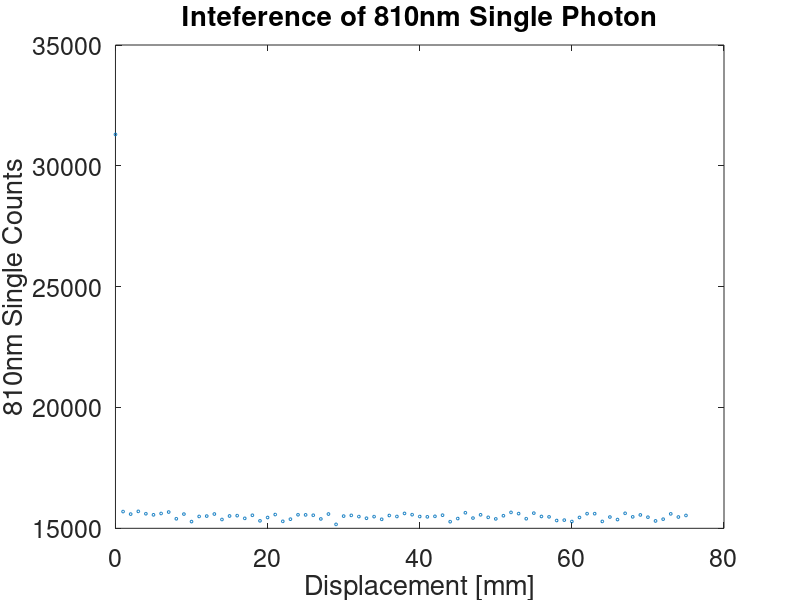
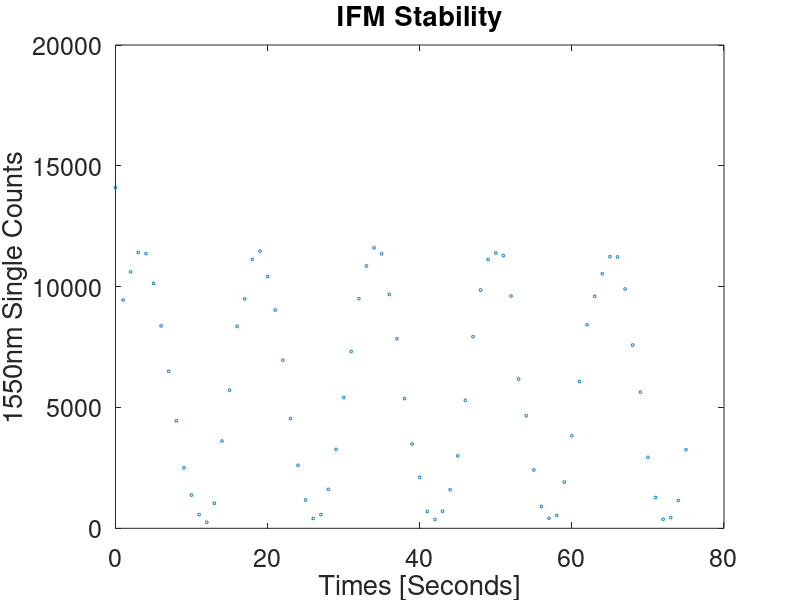
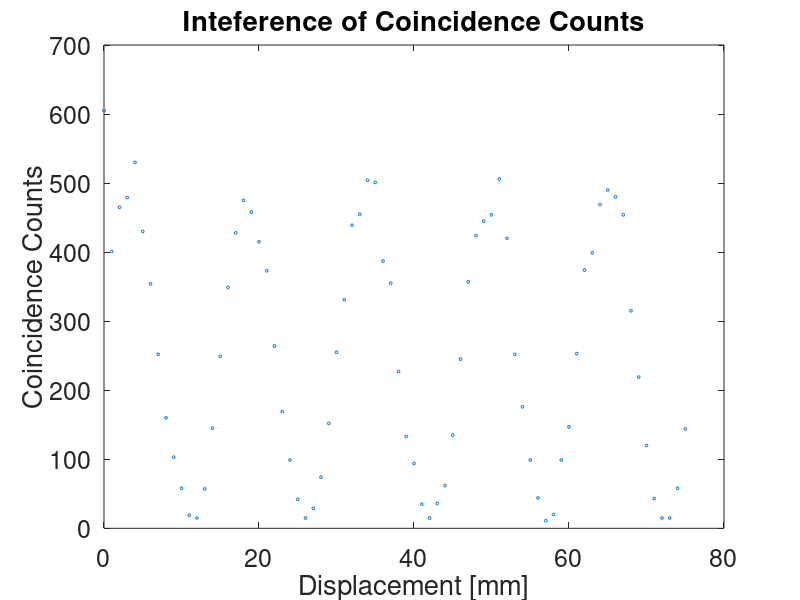
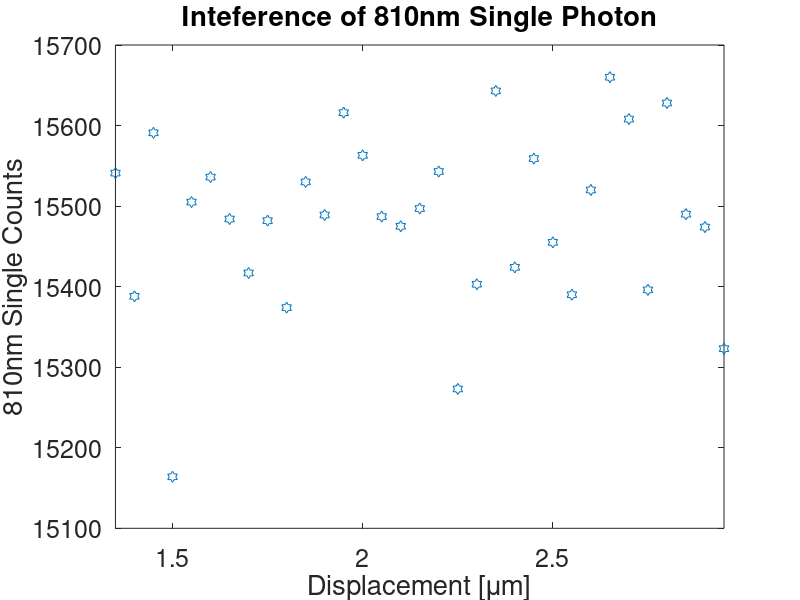

Recreate these plots in MATLAB, in order. (Note: this script raises an error after producing the figures.)
clc
clear all
close all

Data_raw = importdata('Interference_Nanomotion_IFM.dat');

%% Long Graph
noise = 1400;

size_raw = size( Data_raw );
Displacement_raw = 1*( 0:1:size_raw (1)-1 );
single_count_810 = Data_raw(:,1);
single_count_1550 = Data_raw(:,4)- noise;
coin_counts = Data_raw(:,5);
visibility_810 = ( max( single_count_810 ) - min( single_count_810 ) )/...
    ( max( single_count_810 ) + min( single_count_810 ) )
visibility_1550 = ( max( single_count_1550 ) - min( single_count_1550 ) )/...
    ( max( single_count_1550 ) + min( single_count_1550 ) )
visibility_coin = ( max( coin_counts ) - min( coin_counts ) )/...
    ( max( coin_counts ) + min( coin_counts ) )



figure(1)
plot(Displacement_raw,single_count_810,'o','Markersize',2)
ylabel('810nm Single Counts')
xlabel('Displacement [mm]')
title('Inteference of 810nm Single Photon')
set(gca,'Fontsize',18)
set(gcf,'unit','centimeter','position',[10 5 30 10])
figure(2)
plot(Displacement_raw,single_count_1550,'o','Markersize',2)
ylabel('1550nm Single Counts')
% xlabel('Displacement [mm]')
xlabel('Times [Seconds]')
% title('Inteference of 1550nm Single Photon')
title('IFM Stability')
set(gca,'Fontsize',18)
set(gcf,'unit','centimeter','position',[10 5 30 10])
figure(3)
plot(Displacement_raw,coin_counts,'o','Markersize',2)
ylabel('Coincidence Counts')
xlabel('Displacement [mm]')
title('Inteference of Coincidence Counts')
set(gca,'Fontsize',18)
set(gcf,'unit','centimeter','position',[10 5 30 10])


%% Cut Graph

num_min = 27;
num_max = 59;

size_raw = size( Data_raw );
Displacement_raw_cut = 0.05*( num_min:1:num_max );
single_count_810_cut = Data_raw(num_min:num_max,1);
single_count_1550_cut = Data_raw(num_min:num_max,4) - noise;
coin_counts_cut = Data_raw(num_min:num_max,5);
visibility_810_cut = ( max( single_count_810_cut ) - min( single_count_810_cut ) )/...
    ( max( single_count_810_cut ) + min( single_count_810_cut ) )
visibility_coinData_cut = ( max( coin_counts_cut ) - min( coin_counts_cut ) )/...
    ( max( coin_counts_cut ) + min( coin_counts_cut ) )

figure(4)
plot(Displacement_raw_cut,single_count_810_cut,'h','Markersize',8)
ylabel('810nm Single Counts')
xlabel('Displacement [\mum]')
title('Inteference of 810nm Single Photon')
set(gca,'Fontsize',18)
set(gcf,'unit','centimeter','position',[10 5 30 10])
xlim([min(Displacement_raw_cut) max(Displacement_raw_cut)])
figure(5)
plot(Displacement_raw_cut,single_count_1550_cut,'h','Markersize',8)
ylabel('1550nm Single Counts')
xlabel('Displacement [\mum]')
title('Inteference of 1550nm Single Photon')
set(gca,'Fontsize',18)
set(gcf,'unit','centimeter','position',[10 5 30 10])
xlim([min(Displacement_raw_cut) max(Displacement_raw_cut)])
figure(6)
plot(Displacement_raw_cut,coin_counts_cut,'h','Markersize',8)
ylabel('Coincidence Counts')
xlabel('Displacement [\mum]')
title('Inteference of Coincidence Counts')
set(gca,'Fontsize',18)
set(gca,'Fontname','Times New Roman')
set(gcf,'unit','centimeter','position',[10 5 30 10])
xlim([min(Displacement_raw_cut) max(Displacement_raw_cut)])

var_visibility_1550 = ( sqrt( max(single_count_1550_cut) )+...
    sqrt( min(single_count_1550_cut) ) )/...
    ( max(single_count_1550_cut)+min(single_count_1550_cut) );


% createFit_810(Displacement_raw_cut, single_count_810_cut)

Nano_createFit_1550(Displacement_raw_cut, single_count_1550_cut)

% createFit_CC(Displacement_raw_cut, coin_counts_cut)